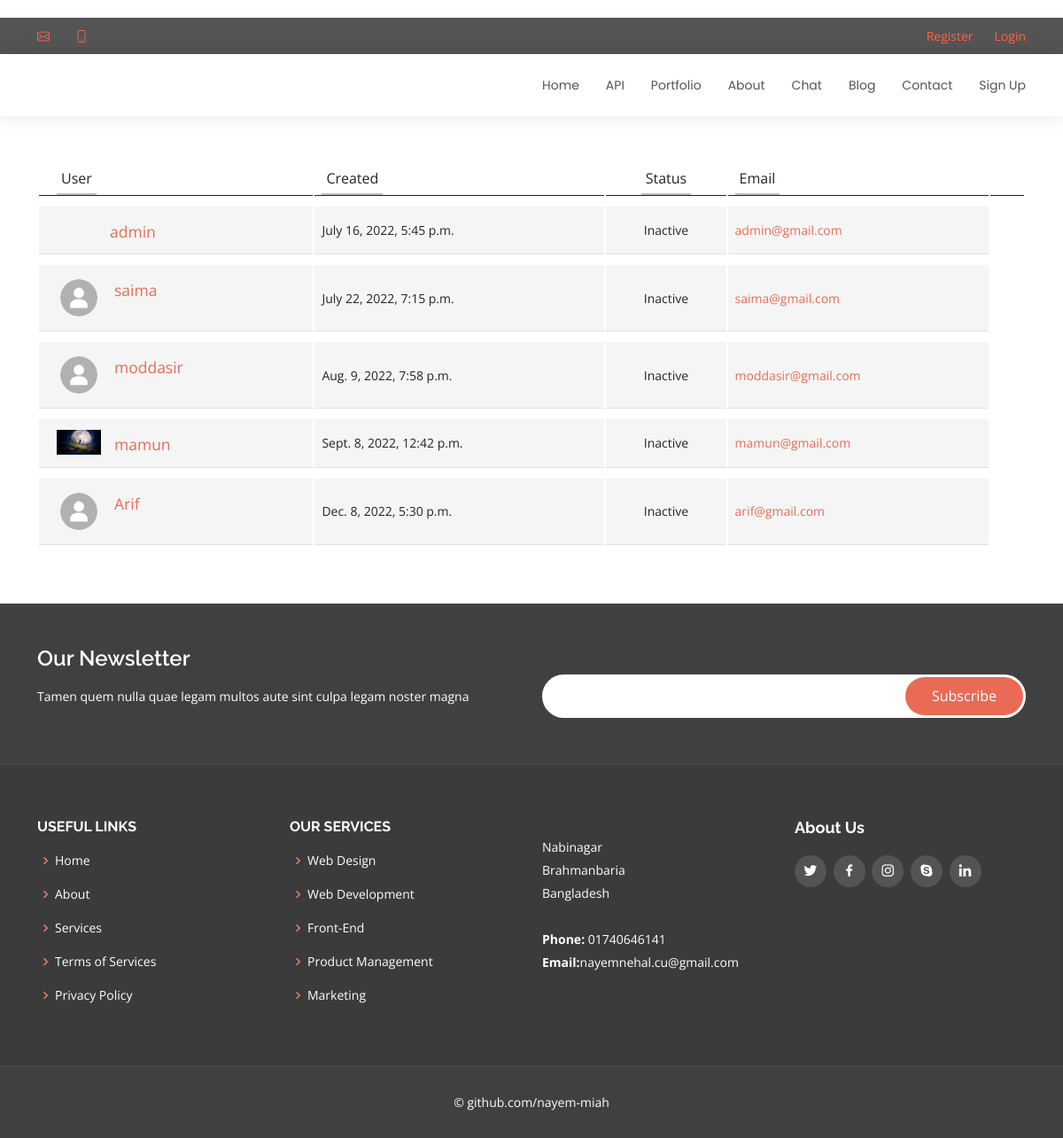
Page /chat/friend_list/ on the earlier database version.
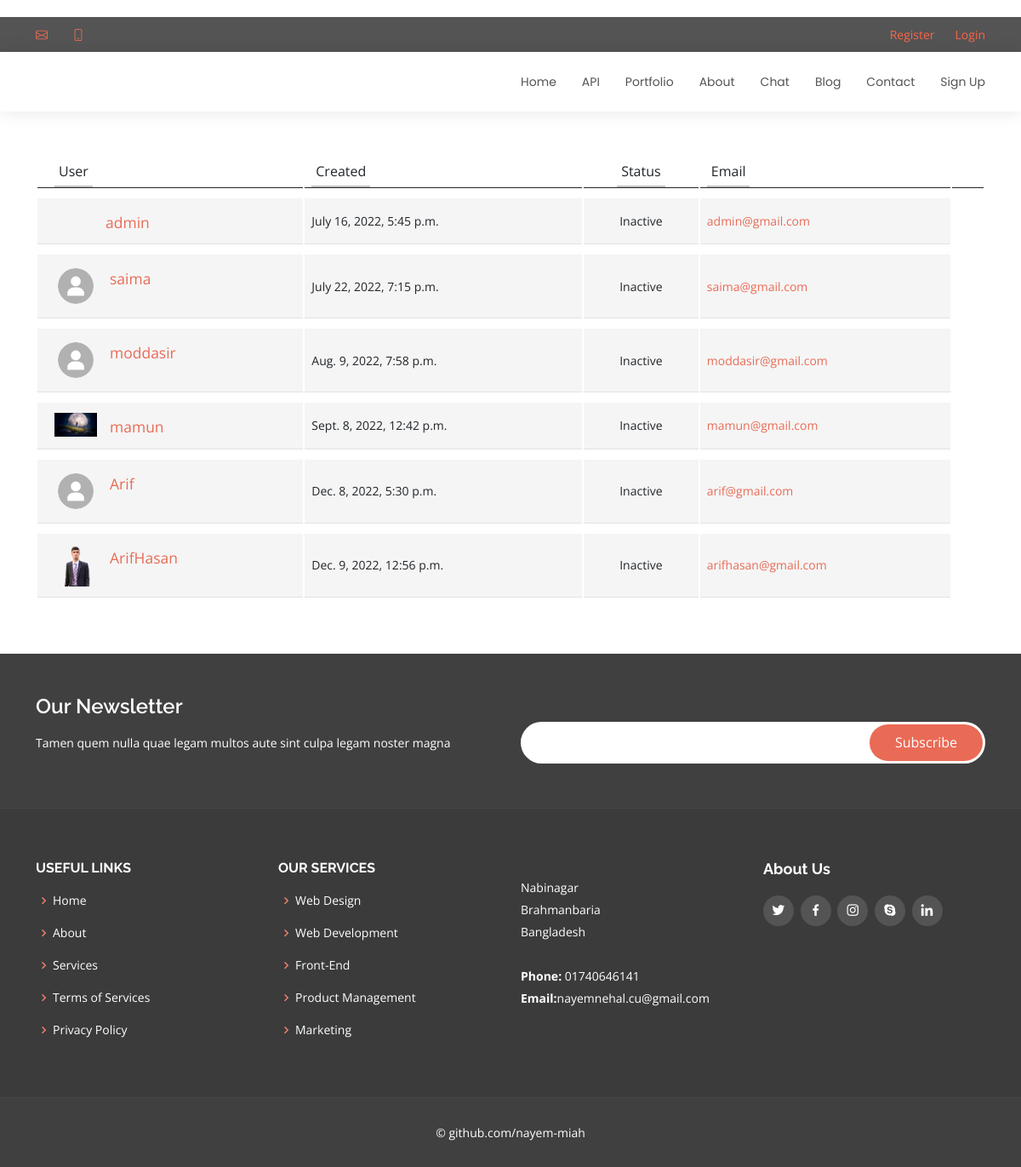
Same page on the later database version.
### account/models.py (models this page shows, shortened)
class Account(AbstractBaseUser):
	email 					= models.EmailField(verbose_name="email", max_length=60, unique=True)
	username 				= models.CharField(max_length=30, unique=True)
	date_joined				= models.DateTimeField(verbose_name='date joined', auto_now_add=True)
	last_login				= models.DateTimeField(verbose_name='last login', auto_now=True)
	is_admin				= models.BooleanField(default=False)
	is_active				= models.BooleanField(default=True)
	is_staff				= models.BooleanField(default=False)
	is_superuser			= models.BooleanField(default=False)
	profile_image			= models.ImageField(max_length=255, null=True, blank=True, default="profile_images/d.png")
	hide_email				= models.BooleanField(default=True)
	USERNAME_FIELD = 'email'
	REQUIRED_FIELDS = ['username']
	objects = MyAccountManager()
	def __str__(self):
		return self.username

### chat/views.py (the view)
# urls.py: path('friend_list/', views.friend_list, name='friend_list'),
def friend_list(request):
    friends = Account.objects.all()
    context = {
        'friends': friends,
    }
    return render(request, 'chat/friends.html', context=context)

### templates/chat/friends.html (shortened to what this page needs)
{% extends 'base.html' %}
{% load static %}
{% block content %}
<br/>
<br/>
<body>
<link href="https://maxcdn.bootstrapcdn.com/font-awesome/4.3.0/css/font-awesome.min.css" rel="stylesheet">
<div class="container">
<div class="row">
	<div class="col-lg-12">
		<div class="main-box clearfix">
			<div class="table-responsive">
				<table class="table user-list">
					<thead>
						<tr>
							<th><span>User</span></th>
							<th><span>Created</span></th>
							<th class="text-center"><span>Status</span></th>
							<th><span>Email</span></th>
							<th>&nbsp;</th>
						</tr>
					</thead>
					<tbody>
						 {% for friend in friends %}
                            <tr>
							<td>
								<img src="{{friend.profile_image.url}}" alt="">
								<a href="{% url 'chat:personal_chat' friend.id %}" class="user-link">{{friend}}</a>
							</td>
							<td>
								{{friend.date_joined}}
							</td>
							<td class="text-center">
								<span class="label label-default">Inactive</span>
							</td>
							<td>
								<a href="#">{{friend.email}}</a>
							</td>
						</tr>
                        {%endfor%}
					</tbody>
				</table>
			</div>
		</div>
	</div>
</div>
</div>
<br/>
<br/>
{% endblock content %}

Differences in the rows shown:
added Account: profile_image (picture), username "ArifHasan", date_joined "Dec. 9, 2022, 12:56 p.m.", email "arifhasan@gmail.com"
